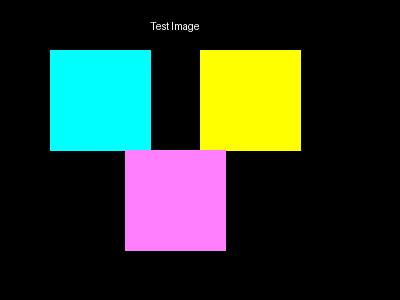
#> input picture test_negative.jpg, 400 x 300 px; the run also reads 1 picture not shown here
$ python test_functionality.py
#> lines starting #> are read from the running program, lines starting #| are printed output that depends on the picture
#!/usr/bin/env python3
"""
Test script for the image editor functionality
"""
import os
import sys
from PIL import Image, ImageOps, ImageEnhance

def test_image_inversion():
    """Test that negative to positive conversion works"""
    print("Testing image inversion...")

    # Load the test negative image
    if not os.path.exists('test_negative.jpg'):
        print("ERROR: test_negative.jpg not found!")
        return False

    img = Image.open('test_negative.jpg')

    # Convert to RGB if needed
    if img.mode != 'RGB':
        img = img.convert('RGB')

    # Invert it (should look like the positive version)
    inverted = ImageOps.invert(img)

    # Save the result
    inverted.save('test_output_inverted.jpg')
    print("✓ Inversion test passed - created test_output_inverted.jpg")

    return True

def test_brightness_adjustment():
    """Test brightness adjustment"""
    print("Testing brightness adjustment...")

    if not os.path.exists('test_positive.jpg'):
        print("ERROR: test_positive.jpg not found!")
        return False

    img = Image.open('test_positive.jpg')

    # Test brightness increase
    enhancer = ImageEnhance.Brightness(img)
    bright = enhancer.enhance(1.5)
    bright.save('test_output_bright.jpg')

    # Test brightness decrease
    dark = enhancer.enhance(0.5)
    dark.save('test_output_dark.jpg')

    print("✓ Brightness test passed - created test_output_bright.jpg and test_output_dark.jpg")

    return True

def test_contrast_adjustment():
    """Test contrast adjustment"""
    print("Testing contrast adjustment...")

    if not os.path.exists('test_positive.jpg'):
        print("ERROR: test_positive.jpg not found!")
        return False

    img = Image.open('test_positive.jpg')

    # Test contrast adjustment
    enhancer = ImageEnhance.Contrast(img)
    high_contrast = enhancer.enhance(2.0)
    high_contrast.save('test_output_high_contrast.jpg')

    low_contrast = enhancer.enhance(0.5)
    low_contrast.save('test_output_low_contrast.jpg')

    print("✓ Contrast test passed - created test_output_high_contrast.jpg and test_output_low_contrast.jpg")

    return True

def main():
    print("=" * 60)
    print("Image Editor Functionality Tests")
    print("=" * 60)
    print()

    tests = [
        test_image_inversion,
        test_brightness_adjustment,
        test_contrast_adjustment
    ]

    results = []
    for test in tests:
        try:
            result = test()
            results.append(result)
        except Exception as e:
            print(f"✗ Test failed with exception: {e}")
            results.append(False)
        print()
#> this loop made 3 passes
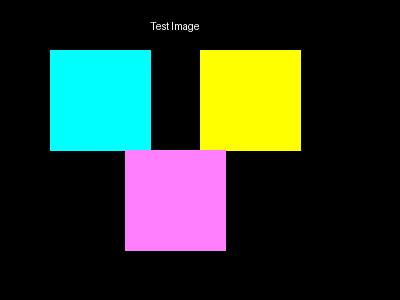
#> input picture test_negative.jpg, 400 x 300 px
#> pass 1, in test_image_inversion, `inverted = ImageOps.invert(img)`:
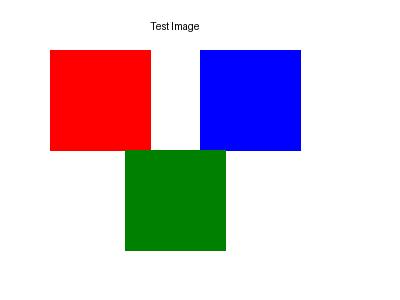
#> inverted: PIL image 400x300 RGB; mean R, G, B 211.1, 200.6, 211.1
#> pass 2, in test_brightness_adjustment, `bright = enhancer.enhance(1.5)`:
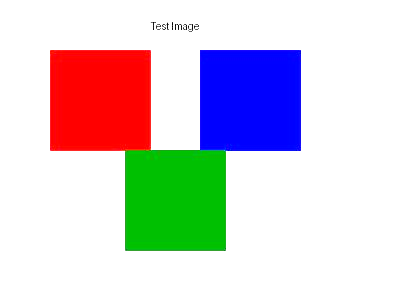
#> bright: PIL image 400x300 RGB; mean R, G, B 211.8, 206.4, 212
#> pass 2, in test_brightness_adjustment, `dark = enhancer.enhance(0.5)`:
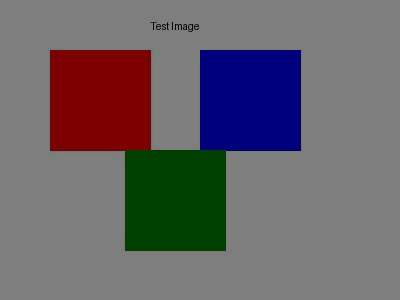
#> dark: PIL image 400x300 RGB; mean R, G, B 105.1, 100, 105.1
#> pass 3, in test_contrast_adjustment, `high_contrast = enhancer.enhance(2.0)`:
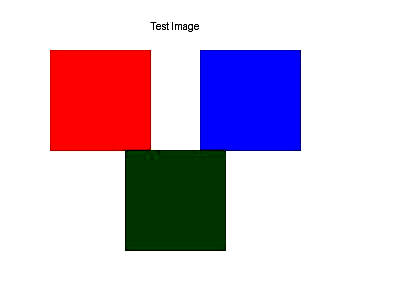
#> high_contrast: PIL image 400x300 RGB; mean R, G, B 211.2, 194, 211

    print("=" * 60)
    print(f"Test Results: {sum(results)}/{len(results)} passed")
    print("=" * 60)

    if all(results):
        print("\n✓ All tests passed!")
        return 0
    else:
        print("\n✗ Some tests failed!")
        return 1

if __name__ == "__main__":
    sys.exit(main())
#> (the program exits here)
